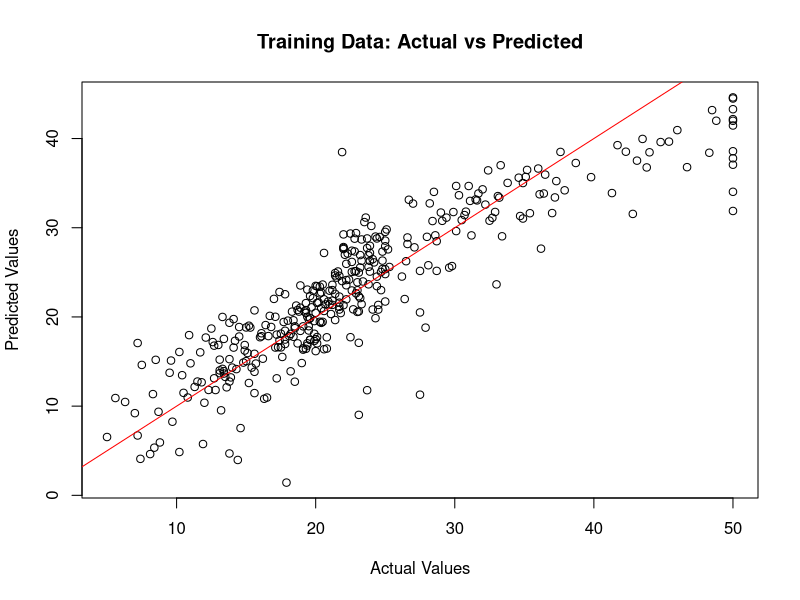
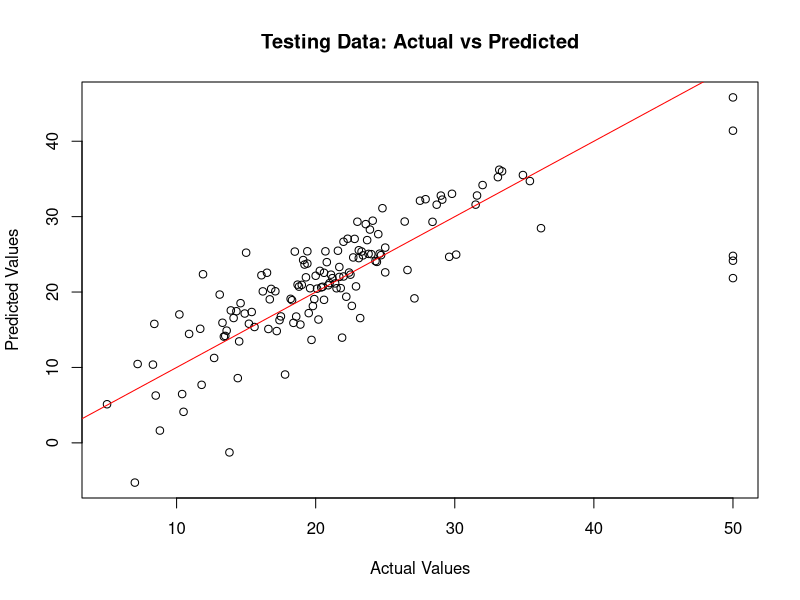

R code for these plots, in order:
## ---- chunk 1

# Define a general function to find the Minkowski distance between two points.
# Based on the value of 'p', the distance measure will change.

minkowski_distance <- function(x,y,p) {
        (sum(abs(x-y)^p))^(1/p)
}

# Manhattan distance: p = 1
# Euclidean distance: p = 2


## ---- chunk 2

# Install and load necessary packages
#install.packages("caTools")  # For sample.split
#install.packages("MASS")     # For Boston dataset
#install.packages("caret")    # For RMSE calculation
#install.packages("glmnet")   # For linear regression model

library(caTools)
library(MASS)
library(caret)
library(glmnet)

# Load the Boston dataset (example dataset in MASS package)
data(Boston)

# Set a seed for reproducibility
set.seed(123)

# Split the data into training and testing sets
split <- sample.split(Boston$medv, SplitRatio = 0.7)
train_data <- subset(Boston, split == TRUE)
test_data <- subset(Boston, split == FALSE)

# Create linear regression model
lm_model <- lm(medv ~ ., data = train_data)

# Make predictions on training and testing sets
train_predictions <- predict(lm_model, newdata = train_data)
test_predictions <- predict(lm_model, newdata = test_data)


# Get the summary of the linear model 
model_summary <- summary(lm_model) 
# Print the summary 
print(model_summary)

# Plot training predictions vs actual values
plot(train_data$medv, train_predictions, main = "Training Data: Actual vs Predicted",
     xlab = "Actual Values", ylab = "Predicted Values")
abline(0, 1, col = "red")

# Plot testing predictions vs actual values
plot(test_data$medv, test_predictions, main = "Testing Data: Actual vs Predicted",
     xlab = "Actual Values", ylab = "Predicted Values")
abline(0, 1, col = "red")



## ---- chunk 3

## ---- chunk 4
# Calling the minkowski_distance function, and providing the train data and the predictions made on it as the first set of variables.

# Repeating the process to find the Manhattan distance between the test data and the predictions made on it.
# Setting p = 1, as L1 norm is being calculated

message("The Manhattan distance between the train data and the predictions made on the train dataset is ", minkowski_distance(train_data$medv, train_predictions, p = 1))

message("\nThe Manhattan distance between the test data and the predictions made on the test dataset is ",minkowski_distance(test_data$medv, test_predictions, p = 1))
## ---- chunk 5
# Calling the minkowski_distance function, and providing the train data and the predictions made on it as the first set of variables.

# Repeating the process to find the Euclidean distance between the test data and the predictions made on it.
# Setting p = 1, as L1 norm is being calculated

message("The Euclidean distance between the train data and the predictions made on the train dataset is ", minkowski_distance(train_data$medv, train_predictions, p = 2))

message("\nThe Euclidean distance between the test data and the predictions made on the test dataset is ",minkowski_distance(test_data$medv, test_predictions, p = 2))
## ---- chunk 6
# Calculating Error Measures:

# 1. Sum of Absolute Difference:

# As this is a specific case of Minkowski Distance, with p = 1, 
# we will reuse the function created previously, setting p = 1
calculate_SAD <- function(x,y,p = 1) {
        (sum(abs(x-y)^p))^(1/p)
}

# 2. Mean Absolute Error :
calculate_MAE <- function(x,y,p = 1) {
        (1/length(x))*(sum(abs(x-y)^p))^(1/p)
}

# 3. Sum of Squared Error:

# As this is a specific case of Minkowski Distance, with p = 2, 
# we will reuse the function created previously, setting p = 2
calculate_SSE <- function(x,y,p = 2) {
        (sum(abs(x-y)^p))^(1/p)
}

# 4. Mean Squared Error
calculate_MSE <- function(x,y,p = 2) {
        (1/length(x))*(sum(abs(x-y)^p))^(1/p)
}
## ---- chunk 7
message("The Sum of Absolute Difference between the train data and the predictions made on the train dataset is ", calculate_SAD(train_data$medv, train_predictions))

message("\nThe Mean Absolute Error between the train data and the predictions made on the train dataset is ",
calculate_MAE(train_data$medv, train_predictions))

message("\nThe Sum of Squared Error between the train data and the predictions made on the train dataset is ",
calculate_SSE(train_data$medv, train_predictions))

message("\nThe Mean Squared Error between the train data and the predictions made on the train dataset is ",
calculate_MSE(train_data$medv, train_predictions))
